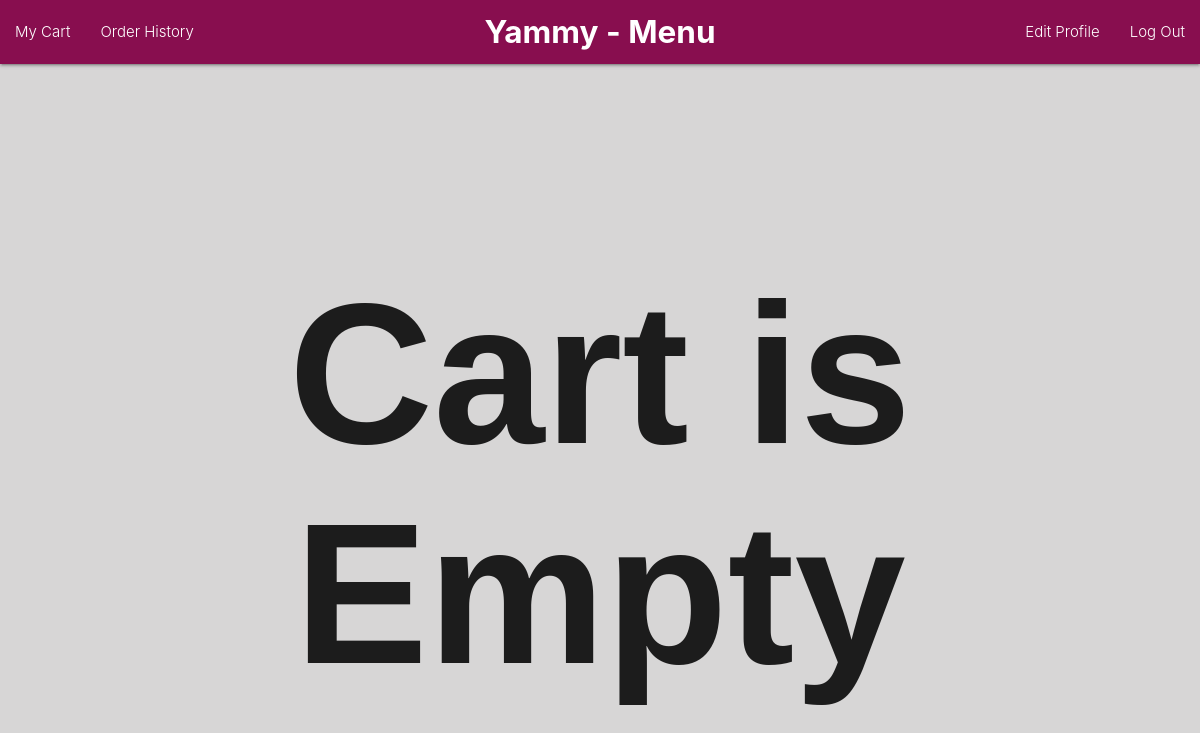
Before: /order/show_cart (signed in) with the older database file.
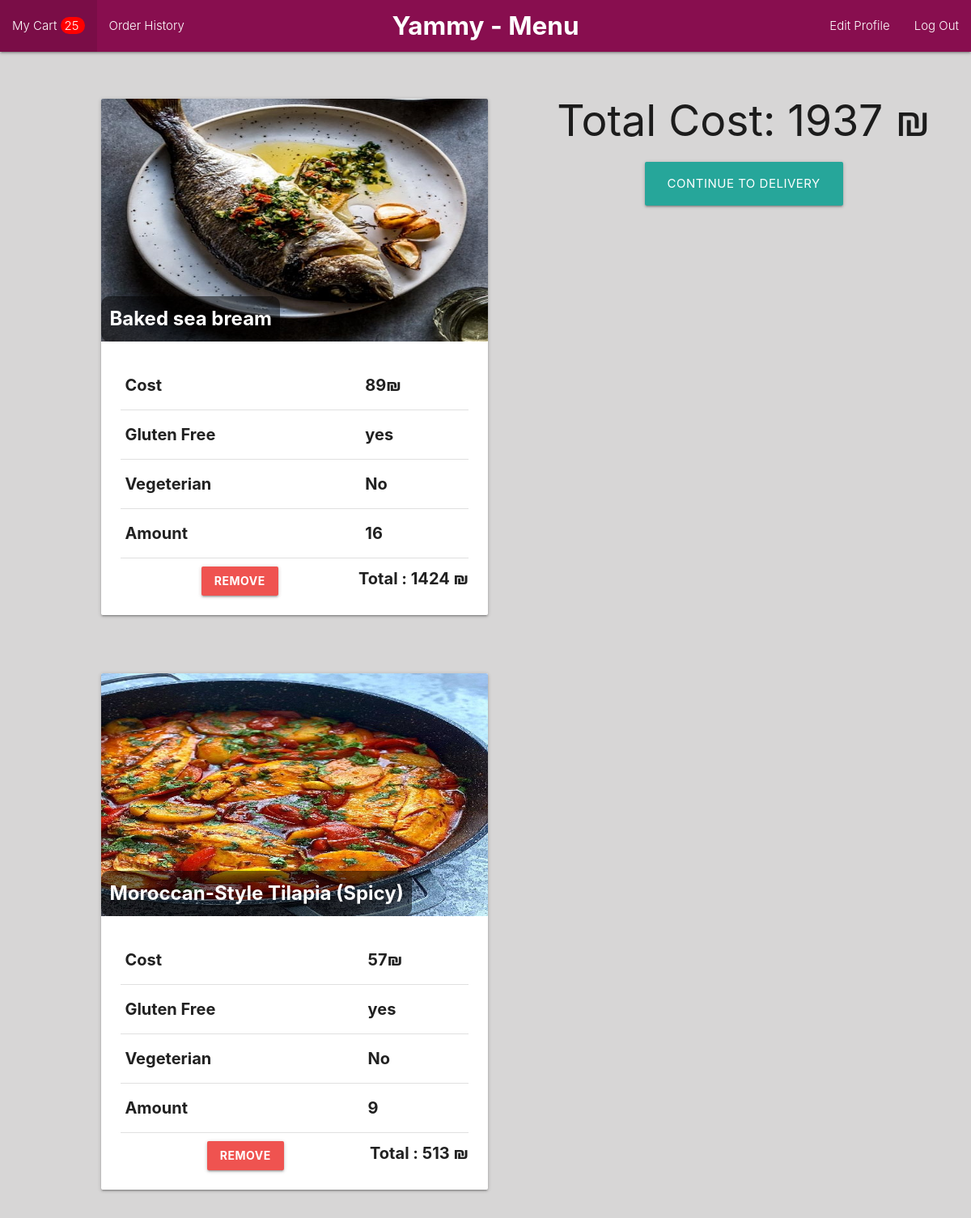
After: the same page with the newer database file.
### models/items.py (models this page shows)
class Items(db.Model):
    id = db.Column(db.Integer,primary_key=True)
    dish_id = db.Column(db.Integer,db.ForeignKey('dish.id'))
    cart_id = db.Column(db.Integer,db.ForeignKey('cart.id'))
    amount = db.Column(db.Integer,nullable=False)
    dish = db.relationship('Dish', back_populates='cart_association')
    cart = db.relationship('Cart', back_populates='dish_association')

### models/dish.py (models this page shows)
class Dish(db.Model):
    id = db.Column(db.Integer,primary_key=True)
    name = db.Column(db.String(200),nullable=False)
    price = db.Column(db.Integer,nullable=False)
    description = db.Column(db.Text)
    image = db.Column(db.String(500),nullable=False)
    is_gluten_free = db.Column(db.Boolean,nullable=False)
    is_vegeterian = db.Column(db.Boolean,nullable=False)
    category_id = db.Column(db.Integer,db.ForeignKey('category.id'))
    cart_association = db.relationship('Items', back_populates='dish')
    carts = association_proxy('cart_association', 'cart')

### controllers/orders.py (the view)
@login_required
def show_cart():
    cart = current_user.carts[-1]
    items = cart.dish_association
    total_cost = 0
    for item in items:
        total_cost += (item.dish.price * item.amount)
    cart.total_cost = total_cost
    db.session.commit()
    return render_template('orders/show_cart.html',items=items,total_cost=total_cost)

### auth.py (called while the page is built)
@login_manager.user_loader
def load_user(user_id):
    return User.query.get(int(user_id))

def item_amount(user):
    cart = user.carts[-1]
    amount = 0
    for item in cart.dish_association:
        amount += item.amount
    return amount

### templates/orders/show_cart.html
{% if current_user.is_staff %} {% extends 'layouts/admin_layout.html' %}
{% else %} {% extends 'layouts/layout.html' %} {% endif %}
{% block content %}
{% if len(items) == 0 %}
<h1 style="font-weight: bold;font-family: Arial, Helvetica, sans-serif;font-size: 200px;margin-top: 200px;" class="center">Cart is Empty</h1>
{% else %}
<div style="margin-right: 50px;" class="right">
    <h2>Total Cost: {{total_cost}} ₪</h2>
    <div class="center">
    <a class="waves-effect waves-light btn-large" href="{{url_for('order.order')}}">Continue to Delivery</a>
  </div>
  </div>
<div style="display: flex;flex-wrap: wrap;">
{% for item in items %}
<div class="row">
    <div style="width: 600px;height: 300px;margin-top: 30px;">
      <div style="margin-left: 70px;" class="col s12 m10">
        <div class="card">
          <div class="card-image">
            <img style="height: 300px;" src="{{url_for('static',filename=item.dish.image)}}">
            <span style="font-weight: bold;background-color: rgba(0,0,0,0.5);border-radius: 10px;padding: 10px;" class="card-title">{{item.dish.name}}</span>
          </div>
          <div class="card-content">
            <table style="font-weight: bold;font-size: 20px;">
              <tr>
                <td>Cost</td>
                <td>
                  {{item.dish.price}}₪
                </td>
              </tr>
              <tr>
                <td>Gluten Free</td>
                <td>{% if item.dish.is_gluten_free %}yes{% else %}No{% endif %}</td>
              </tr>
              <tr>
                <td>Vegeterian</td>
                <td>{% if item.dish.is_vegeterian %}yes{% else %}No{% endif %}</td>
              </tr>
              <tr>
                <td>Amount</td>
                <td>{{item.amount}}</td>
              </tr>
            </table>
            <div style="margin-top: 10px;font-weight: bold;font-size: 20px;" class="center">
                <span class="right">Total : {{item.amount * item.dish.price}} ₪</span>
            <a class="waves-effect waves-light btn red lighten-1" href="{{url_for('order.delete_item',id=item.id)}}">Remove</a>
        </div>
          </div>
        </div>
        </div>
      </div>
      </div>
    {% endfor %}
  </div>
    {% endif %}
{% endblock %}

### templates/layouts/layout.html (shortened to what this page needs)
<!DOCTYPE html>
<html lang="en">
<head>
    <link rel="stylesheet" href="https://cdnjs.cloudflare.com/ajax/libs/materialize/1.0.0/css/materialize.min.css">
</head>
<body style="background-color: rgb(215, 214, 214);">
  <div class="row">
    <nav>
        <div class="nav-wrapper light pink darken-4">
          <a style="font-weight: bold;" href="{{url_for('category.menu')}}" class="brand-logo center">Yammy - Menu</a>
          <ul id="nav-mobile">
            <li class="right"><a href="{{url_for('user.log_out')}}">Log Out</a></li>
            <li class="right"><a href="{{url_for('user.edit_profile')}}">Edit Profile</a></li>
            <li><a href="{{url_for('order.show_cart')}}">My Cart {% if len(current_user.carts[-1].dish_association) %} <span style="background-color: red;border-radius: 20px;padding: 1px 7px 1px 5px;">{{item_amount(current_user)}}{% endif %}</span> </a></li>
            <li><a href="{{url_for('order.orders_history')}}">Order History</a></li>
          </ul>
        </div>
      </nav>
      </div>
    {% block content %}
    {% endblock %}
</body>
</html>

Changed rows visible on the page:
added Items: amount.amount "25", image (picture), dish.name "Baked sea bream", dish.price "89", amount "16", item.amount*item.dish.price "1424"
added Items: image (picture), dish.name "Moroccan-Style Tilapia (Spicy)", dish.price "57", amount "9", item.amount*item.dish.price "513"
Other visible differences:
{{ total_cost }}: (not shown) → "1937"
text no longer shown: "Cart is Empty"
text now shown: "Total Cost: ₪ CONTINUE TO DELIVERY"
